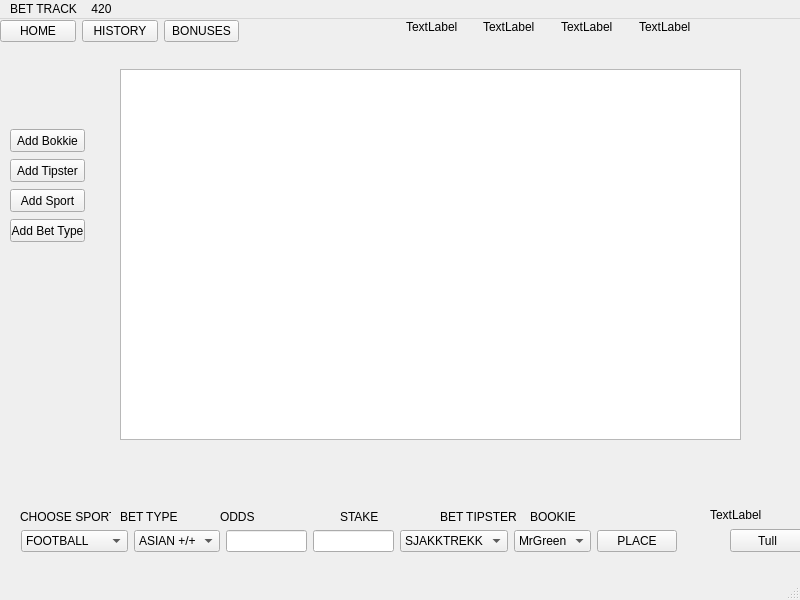
<?xml version="1.0" encoding="UTF-8"?>
<ui version="4.0">
 <class>MainWindow</class>
 <widget class="QMainWindow" name="MainWindow">
  <property name="geometry">
   <rect>
    <x>0</x>
    <y>0</y>
    <width>800</width>
    <height>600</height>
   </rect>
  </property>
  <property name="windowTitle">
   <string>MainWindow</string>
  </property>
  <widget class="QWidget" name="centralwidget">
   <widget class="QPushButton" name="pushButtonClose">
    <property name="geometry">
     <rect>
      <x>730</x>
      <y>510</y>
      <width>75</width>
      <height>23</height>
     </rect>
    </property>
    <property name="text">
     <string>Tull</string>
    </property>
   </widget>
   <widget class="QLabel" name="TestTxt">
    <property name="geometry">
     <rect>
      <x>710</x>
      <y>480</y>
      <width>61</width>
      <height>31</height>
     </rect>
    </property>
    <property name="text">
     <string>TextLabel</string>
    </property>
   </widget>
   <widget class="QLabel" name="label">
    <property name="geometry">
     <rect>
      <x>20</x>
      <y>490</y>
      <width>91</width>
      <height>16</height>
     </rect>
    </property>
    <property name="text">
     <string>CHOOSE SPORT</string>
    </property>
   </widget>
   <widget class="QLabel" name="label_2">
    <property name="geometry">
     <rect>
      <x>120</x>
      <y>490</y>
      <width>91</width>
      <height>16</height>
     </rect>
    </property>
    <property name="text">
     <string>BET TYPE</string>
    </property>
   </widget>
   <widget class="QLabel" name="label_3">
    <property name="geometry">
     <rect>
      <x>220</x>
      <y>490</y>
      <width>51</width>
      <height>16</height>
     </rect>
    </property>
    <property name="text">
     <string>ODDS</string>
    </property>
   </widget>
   <widget class="QLabel" name="label_4">
    <property name="geometry">
     <rect>
      <x>340</x>
      <y>490</y>
      <width>41</width>
      <height>16</height>
     </rect>
    </property>
    <property name="text">
     <string>STAKE</string>
    </property>
   </widget>
   <widget class="QLabel" name="label_5">
    <property name="geometry">
     <rect>
      <x>440</x>
      <y>490</y>
      <width>91</width>
      <height>16</height>
     </rect>
    </property>
    <property name="text">
     <string>BET TIPSTER</string>
    </property>
   </widget>
   <widget class="QLabel" name="label_6">
    <property name="geometry">
     <rect>
      <x>530</x>
      <y>490</y>
      <width>91</width>
      <height>16</height>
     </rect>
    </property>
    <property name="text">
     <string>BOOKIE</string>
    </property>
   </widget>
   <widget class="QPushButton" name="addBookie">
    <property name="geometry">
     <rect>
      <x>10</x>
      <y>110</y>
      <width>75</width>
      <height>23</height>
     </rect>
    </property>
    <property name="text">
     <string>Add Bokkie</string>
    </property>
   </widget>
   <widget class="QPushButton" name="addTipster">
    <property name="geometry">
     <rect>
      <x>10</x>
      <y>140</y>
      <width>75</width>
      <height>23</height>
     </rect>
    </property>
    <property name="text">
     <string>Add Tipster</string>
    </property>
   </widget>
   <widget class="QPushButton" name="addSport">
    <property name="geometry">
     <rect>
      <x>10</x>
      <y>170</y>
      <width>75</width>
      <height>23</height>
     </rect>
    </property>
    <property name="text">
     <string>Add Sport</string>
    </property>
   </widget>
   <widget class="QPushButton" name="addBetType">
    <property name="geometry">
     <rect>
      <x>10</x>
      <y>200</y>
      <width>75</width>
      <height>23</height>
     </rect>
    </property>
    <property name="text">
     <string>Add Bet Type</string>
    </property>
   </widget>
   <widget class="QWidget" name="">
    <property name="geometry">
     <rect>
      <x>250</x>
      <y>0</y>
      <width>461</width>
      <height>16</height>
     </rect>
    </property>
    <layout class="QHBoxLayout" name="horizontalLayout_3">
     <item>
      <widget class="QLabel" name="sportLabel">
       <property name="text">
        <string/>
       </property>
      </widget>
     </item>
     <item>
      <widget class="QLabel" name="labelType">
       <property name="text">
        <string/>
       </property>
      </widget>
     </item>
     <item>
      <widget class="QLabel" name="labelOdds">
       <property name="text">
        <string>TextLabel</string>
       </property>
      </widget>
     </item>
     <item>
      <widget class="QLabel" name="labelStake">
       <property name="text">
        <string>TextLabel</string>
       </property>
      </widget>
     </item>
     <item>
      <widget class="QLabel" name="labelTipster">
       <property name="text">
        <string>TextLabel</string>
       </property>
      </widget>
     </item>
     <item>
      <widget class="QLabel" name="labelBookie">
       <property name="text">
        <string>TextLabel</string>
       </property>
      </widget>
     </item>
    </layout>
   </widget>
   <widget class="QTableWidget" name="tableBet">
    <property name="geometry">
     <rect>
      <x>120</x>
      <y>50</y>
      <width>621</width>
      <height>371</height>
     </rect>
    </property>
   </widget>
   <widget class="QWidget" name="">
    <property name="geometry">
     <rect>
      <x>21</x>
      <y>510</y>
      <width>656</width>
      <height>25</height>
     </rect>
    </property>
    <layout class="QHBoxLayout" name="horizontalLayout_2">
     <item>
      <layout class="QHBoxLayout" name="horizontalLayout">
       <item>
        <widget class="QComboBox" name="chooseSport">
         <item>
          <property name="text">
           <string>FOOTBALL</string>
          </property>
         </item>
         <item>
          <property name="text">
           <string>BASKETBALL</string>
          </property>
         </item>
         <item>
          <property name="text">
           <string>ESPORTS</string>
          </property>
         </item>
        </widget>
       </item>
       <item>
        <widget class="QComboBox" name="betType">
         <property name="toolTip">
          <string>&lt;html&gt;&lt;head/&gt;&lt;body&gt;&lt;p&gt;Select Bet Type&lt;/p&gt;&lt;/body&gt;&lt;/html&gt;</string>
         </property>
         <item>
          <property name="text">
           <string>ASIAN +/+</string>
          </property>
         </item>
        </widget>
       </item>
       <item>
        <widget class="QLineEdit" name="odds"/>
       </item>
       <item>
        <widget class="QLineEdit" name="stake"/>
       </item>
       <item>
        <widget class="QComboBox" name="betTipster">
         <item>
          <property name="text">
           <string>SJAKKTREKK</string>
          </property>
         </item>
         <item>
          <property name="text">
           <string>BIG BRAIN</string>
          </property>
         </item>
         <item>
          <property name="text">
           <string>OnsideOllie</string>
          </property>
         </item>
        </widget>
       </item>
       <item>
        <widget class="QComboBox" name="bookie">
         <item>
          <property name="text">
           <string>MrGreen</string>
          </property>
         </item>
         <item>
          <property name="text">
           <string>BET365</string>
          </property>
         </item>
         <item>
          <property name="text">
           <string/>
          </property>
         </item>
        </widget>
       </item>
      </layout>
     </item>
     <item>
      <widget class="QPushButton" name="place">
       <property name="text">
        <string>PLACE</string>
       </property>
      </widget>
     </item>
    </layout>
   </widget>
   <widget class="QWidget" name="">
    <property name="geometry">
     <rect>
      <x>0</x>
      <y>0</y>
      <width>239</width>
      <height>25</height>
     </rect>
    </property>
    <layout class="QHBoxLayout" name="horizontalLayout_4">
     <item>
      <widget class="QPushButton" name="pushButton">
       <property name="text">
        <string>HOME</string>
       </property>
      </widget>
     </item>
     <item>
      <widget class="QPushButton" name="pushButton_2">
       <property name="text">
        <string>HISTORY</string>
       </property>
      </widget>
     </item>
     <item>
      <widget class="QPushButton" name="pushButton_3">
       <property name="text">
        <string>BONUSES</string>
       </property>
      </widget>
     </item>
    </layout>
   </widget>
  </widget>
  <widget class="QMenuBar" name="menubar">
   <property name="geometry">
    <rect>
     <x>0</x>
     <y>0</y>
     <width>800</width>
     <height>22</height>
    </rect>
   </property>
   <widget class="QMenu" name="menuBET_TRACK">
    <property name="title">
     <string>BET TRACK</string>
    </property>
   </widget>
   <widget class="QMenu" name="menu420">
    <property name="title">
     <string>420</string>
    </property>
   </widget>
   <addaction name="menuBET_TRACK"/>
   <addaction name="menu420"/>
  </widget>
  <widget class="QStatusBar" name="statusbar"/>
 </widget>
 <resources/>
 <connections/>
</ui>
